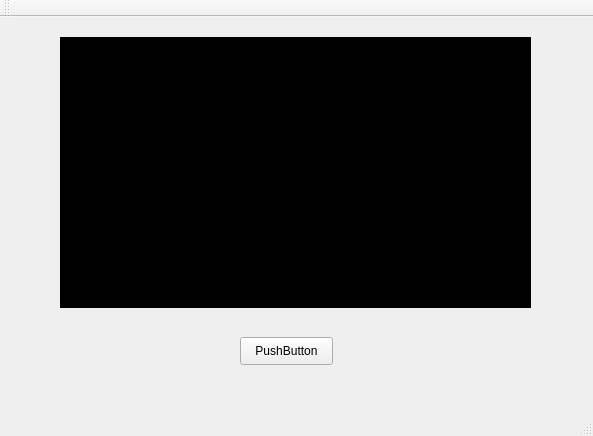
<?xml version="1.0" encoding="UTF-8"?>
<ui version="4.0">
 <class>MainWindow</class>
 <widget class="QMainWindow" name="MainWindow">
  <property name="geometry">
   <rect>
    <x>0</x>
    <y>0</y>
    <width>593</width>
    <height>436</height>
   </rect>
  </property>
  <property name="windowTitle">
   <string>MainWindow</string>
  </property>
  <widget class="QWidget" name="centralWidget">
   <widget class="QLabel" name="label_show_video">
    <property name="geometry">
     <rect>
      <x>60</x>
      <y>20</y>
      <width>471</width>
      <height>271</height>
     </rect>
    </property>
    <property name="styleSheet">
     <string notr="true">background-color: rgb(0, 0, 0);</string>
    </property>
    <property name="text">
     <string/>
    </property>
   </widget>
   <widget class="QPushButton" name="pushButton">
    <property name="geometry">
     <rect>
      <x>240</x>
      <y>320</y>
      <width>93</width>
      <height>28</height>
     </rect>
    </property>
    <property name="text">
     <string>PushButton</string>
    </property>
   </widget>
  </widget>
  <widget class="QMenuBar" name="menuBar">
   <property name="geometry">
    <rect>
     <x>0</x>
     <y>0</y>
     <width>593</width>
     <height>26</height>
    </rect>
   </property>
  </widget>
  <widget class="QToolBar" name="mainToolBar">
   <attribute name="toolBarArea">
    <enum>TopToolBarArea</enum>
   </attribute>
   <attribute name="toolBarBreak">
    <bool>false</bool>
   </attribute>
  </widget>
  <widget class="QStatusBar" name="statusBar"/>
 </widget>
 <layoutdefault spacing="6" margin="11"/>
 <resources/>
 <connections/>
</ui>
